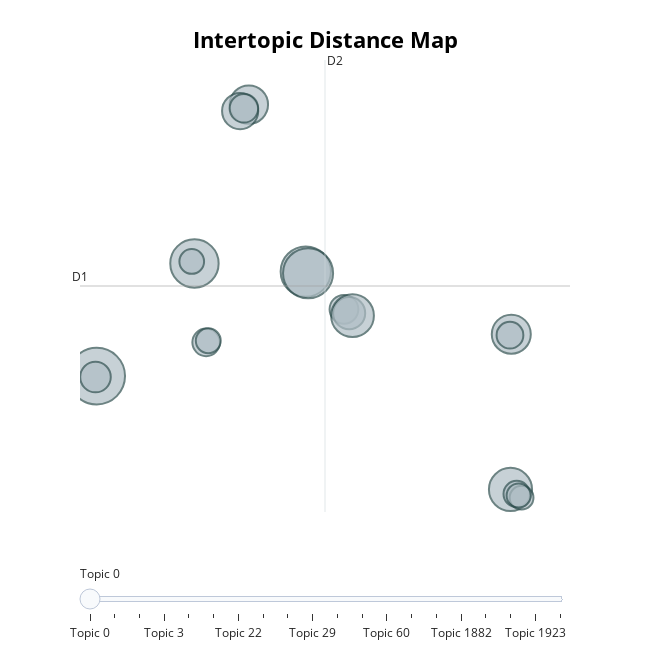

Notebook cell for this chart:
### Code cell
topic_model.model.visualize_topics(top_n_topics=20)

### Figure 1 — Plotly figure (JSON) as saved in the notebook; plotly's stock layout.template omitted (floating-point values rounded to 4 significant figures)
{"data": [{"customdata": [[0, "sending quality | objects sending | quality objects | sending | objects", 138005], [1, "startofcycle startofcycle | startofcycle | startofcycle equipment | startofcycle configure | 279136 startofcycle", 109162], [2, "storing qualityobjects | qualityobjects storing | qualityobjects | storing | qualityobjects task", 100888], [3, "endofcycle endofcycle | endofcycle | 1664473857380 | timestamp 1664473857380 | 1664473857380 updating", 108116], [4, "check rawbunchminamplitude | rawbunchminamplitude quality | rawbunchminamplitude | quality good | good level", 80254], [5, "updating the | triggertype timestamp | triggertype | to trigger | task due", 63570], [22, "publishing 27 | 27 monitorobjects | 27 | monitorobjects publishing | publishing", 32691], [23, "check rawdecodingerrorcheckemcal | rawdecodingerrorcheckemcal quality | rawdecodingerrorcheckemcal | bad level | quality bad", 29836], [25, "sending quality | objects sending | quality objects | sending | objects", 40348], [29, "storing qualityobjects | qualityobjects storing | qualityobjects | storing | 2aqpoqtujdk", 26253], [33, "cellcheckoccupancy quality | check cellcheckoccupancy | cellcheckoccupancy | quality good | good level", 24429], [55, "rawoccupancycheck quality | check rawoccupancycheck | rawoccupancycheck | quality good | good level", 25105], [60, "publishing monitorobjects | monitorobjects publishing | publishing | monitorobjects | monitorobjects gap", 26765], [177, "dma for | roc starting | starting dma | dma | stopping dma", 65653], [1693, "pages roc | roc input | input queue | queue | queue size", 30920], [1882, "non contiguous | contiguous timeframe | contiguous | non | timeframe ids", 56379], [1885, "gain missing | gaintypeerror found | in gaintypeerror | missing found | gaintypeerror", 35697], [1910, "nohgperddl found | in nohgperddl | nohgperddl | fec | in fec", 44403], [1923, "row | col | in channel | channel col | sm", 78917], [2122, "ids detected | detected previous | in timeframe | previous | gap in", 35159]], "hovertemplate": "<b>Topic %{customdata[0]}</b><br>%{customdata[1]}<br>Size: %{customdata[2]}", "legendgroup": "", "marker": {"color": "#B0BEC5", "line": {"color": "DarkSlateGrey", "width": 2}, "size": [138005, 109162, 100888, 108116, 80254, 63570, 32691, 29836, 40348, 26253, 24429, 25105, 26765, 65653, 30920, 56379, 35697, 44403, 78917, 35159], "sizemode": "area", "sizeref": 86.25, "symbol": "circle"}, "mode": "markers", "name": "", "orientation": "v", "showlegend": false, "type": "scatter", "x": [-5.996, 6.295, -0.2517, 6.427, 18.33, 2.947, 0.435, 18.69, -6.07, -0.4109, 18.98, 18.81, 0.561, 18.37, 18.3, 2.435, 8.538, 8.842, 9.04, 2.656], "xaxis": "x", "y": [2.051, 10.31, 10.95, 10.18, -6.902, 23.5, 4.716, -7.264, 1.978, 11.11, -7.552, -7.38, 4.842, 5.362, 5.285, 22.99, 7.328, 7.023, 6.825, 23.21], "yaxis": "y"}], "layout": {"annotations": [{"showarrow": false, "text": "D1", "x": -6.98, "y": 9.169, "yshift": 10}, {"showarrow": false, "text": "D2", "x": 7.423, "xshift": 10, "y": 27.02}], "height": 650, "hoverlabel": {"bgcolor": "white", "font": {"family": "Rockwell", "size": 16}}, "legend": {"itemsizing": "constant", "tracegroupgap": 0}, "margin": {"t": 60}, "shapes": [{"line": {"color": "#CFD8DC", "width": 2}, "type": "line", "x0": 7.423, "x1": 7.423, "y0": -8.685, "y1": 27.02}, {"line": {"color": "#9E9E9E", "width": 2}, "type": "line", "x0": -6.98, "x1": 21.83, "y0": 9.169, "y1": 9.169}], "sliders": [{"active": 0, "pad": {"t": 50}, "steps": [{"args": [{"marker.color": [["red", "#B0BEC5", "#B0BEC5", "#B0BEC5", "#B0BEC5", "#B0BEC5", "#B0BEC5", "#B0BEC5", "#B0BEC5", "#B0BEC5", "#B0BEC5", "#B0BEC5", "#B0BEC5", "#B0BEC5", "#B0BEC5", "#B0BEC5", "#B0BEC5", "#B0BEC5", "#B0BEC5", "#B0BEC5"]]}], "label": "Topic 0", "method": "update"}, {"args": [{"marker.color": [["#B0BEC5", "red", "#B0BEC5", "#B0BEC5", "#B0BEC5", "#B0BEC5", "#B0BEC5", "#B0BEC5", "#B0BEC5", "#B0BEC5", "#B0BEC5", "#B0BEC5", "#B0BEC5", "#B0BEC5", "#B0BEC5", "#B0BEC5", "#B0BEC5", "#B0BEC5", "#B0BEC5", "#B0BEC5"]]}], "label": "Topic 1", "method": "update"}, {"args": [{"marker.color": [["#B0BEC5", "#B0BEC5", "red", "#B0BEC5", "#B0BEC5", "#B0BEC5", "#B0BEC5", "#B0BEC5", "#B0BEC5", "#B0BEC5", "#B0BEC5", "#B0BEC5", "#B0BEC5", "#B0BEC5", "#B0BEC5", "#B0BEC5", "#B0BEC5", "#B0BEC5", "#B0BEC5", "#B0BEC5"]]}], "label": "Topic 2", "method": "update"}, {"args": [{"marker.color": [["#B0BEC5", "#B0BEC5", "#B0BEC5", "red", "#B0BEC5", "#B0BEC5", "#B0BEC5", "#B0BEC5", "#B0BEC5", "#B0BEC5", "#B0BEC5", "#B0BEC5", "#B0BEC5", "#B0BEC5", "#B0BEC5", "#B0BEC5", "#B0BEC5", "#B0BEC5", "#B0BEC5", "#B0BEC5"]]}], "label": "Topic 3", "method": "update"}, {"args": [{"marker.color": [["#B0BEC5", "#B0BEC5", "#B0BEC5", "#B0BEC5", "red", "#B0BEC5", "#B0BEC5", "#B0BEC5", "#B0BEC5", "#B0BEC5", "#B0BEC5", "#B0BEC5", "#B0BEC5", "#B0BEC5", "#B0BEC5", "#B0BEC5", "#B0BEC5", "#B0BEC5", "#B0BEC5", "#B0BEC5"]]}], "label": "Topic 4", "method": "update"}, {"args": [{"marker.color": [["#B0BEC5", "#B0BEC5", "#B0BEC5", "#B0BEC5", "#B0BEC5", "red", "#B0BEC5", "#B0BEC5", "#B0BEC5", "#B0BEC5", "#B0BEC5", "#B0BEC5", "#B0BEC5", "#B0BEC5", "#B0BEC5", "#B0BEC5", "#B0BEC5", "#B0BEC5", "#B0BEC5", "#B0BEC5"]]}], "label": "Topic 5", "method": "update"}, {"args": [{"marker.color": [["#B0BEC5", "#B0BEC5", "#B0BEC5", "#B0BEC5", "#B0BEC5", "#B0BEC5", "red", "#B0BEC5", "#B0BEC5", "#B0BEC5", "#B0BEC5", "#B0BEC5", "#B0BEC5", "#B0BEC5", "#B0BEC5", "#B0BEC5", "#B0BEC5", "#B0BEC5", "#B0BEC5", "#B0BEC5"]]}], "label": "Topic 22", "method": "update"}, {"args": [{"marker.color": [["#B0BEC5", "#B0BEC5", "#B0BEC5", "#B0BEC5", "#B0BEC5", "#B0BEC5", "#B0BEC5", "red", "#B0BEC5", "#B0BEC5", "#B0BEC5", "#B0BEC5", "#B0BEC5", "#B0BEC5", "#B0BEC5", "#B0BEC5", "#B0BEC5", "#B0BEC5", "#B0BEC5", "#B0BEC5"]]}], "label": "Topic 23", "method": "update"}, {"args": [{"marker.color": [["#B0BEC5", "#B0BEC5", "#B0BEC5", "#B0BEC5", "#B0BEC5", "#B0BEC5", "#B0BEC5", "#B0BEC5", "red", "#B0BEC5", "#B0BEC5", "#B0BEC5", "#B0BEC5", "#B0BEC5", "#B0BEC5", "#B0BEC5", "#B0BEC5", "#B0BEC5", "#B0BEC5", "#B0BEC5"]]}], "label": "Topic 25", "method": "update"}, {"args": [{"marker.color": [["#B0BEC5", "#B0BEC5", "#B0BEC5", "#B0BEC5", "#B0BEC5", "#B0BEC5", "#B0BEC5", "#B0BEC5", "#B0BEC5", "red", "#B0BEC5", "#B0BEC5", "#B0BEC5", "#B0BEC5", "#B0BEC5", "#B0BEC5", "#B0BEC5", "#B0BEC5", "#B0BEC5", "#B0BEC5"]]}], "label": "Topic 29", "method": "update"}, {"args": [{"marker.color": [["#B0BEC5", "#B0BEC5", "#B0BEC5", "#B0BEC5", "#B0BEC5", "#B0BEC5", "#B0BEC5", "#B0BEC5", "#B0BEC5", "#B0BEC5", "red", "#B0BEC5", "#B0BEC5", "#B0BEC5", "#B0BEC5", "#B0BEC5", "#B0BEC5", "#B0BEC5", "#B0BEC5", "#B0BEC5"]]}], "label": "Topic 33", "method": "update"}, {"args": [{"marker.color": [["#B0BEC5", "#B0BEC5", "#B0BEC5", "#B0BEC5", "#B0BEC5", "#B0BEC5", "#B0BEC5", "#B0BEC5", "#B0BEC5", "#B0BEC5", "#B0BEC5", "red", "#B0BEC5", "#B0BEC5", "#B0BEC5", "#B0BEC5", "#B0BEC5", "#B0BEC5", "#B0BEC5", "#B0BEC5"]]}], "label": "Topic 55", "method": "update"}, {"args": [{"marker.color": [["#B0BEC5", "#B0BEC5", "#B0BEC5", "#B0BEC5", "#B0BEC5", "#B0BEC5", "#B0BEC5", "#B0BEC5", "#B0BEC5", "#B0BEC5", "#B0BEC5", "#B0BEC5", "red", "#B0BEC5", "#B0BEC5", "#B0BEC5", "#B0BEC5", "#B0BEC5", "#B0BEC5", "#B0BEC5"]]}], "label": "Topic 60", "method": "update"}, {"args": [{"marker.color": [["#B0BEC5", "#B0BEC5", "#B0BEC5", "#B0BEC5", "#B0BEC5", "#B0BEC5", "#B0BEC5", "#B0BEC5", "#B0BEC5", "#B0BEC5", "#B0BEC5", "#B0BEC5", "#B0BEC5", "red", "#B0BEC5", "#B0BEC5", "#B0BEC5", "#B0BEC5", "#B0BEC5", "#B0BEC5"]]}], "label": "Topic 177", "method": "update"}, {"args": [{"marker.color": [["#B0BEC5", "#B0BEC5", "#B0BEC5", "#B0BEC5", "#B0BEC5", "#B0BEC5", "#B0BEC5", "#B0BEC5", "#B0BEC5", "#B0BEC5", "#B0BEC5", "#B0BEC5", "#B0BEC5", "#B0BEC5", "red", "#B0BEC5", "#B0BEC5", "#B0BEC5", "#B0BEC5", "#B0BEC5"]]}], "label": "Topic 1693", "method": "update"}, {"args": [{"marker.color": [["#B0BEC5", "#B0BEC5", "#B0BEC5", "#B0BEC5", "#B0BEC5", "#B0BEC5", "#B0BEC5", "#B0BEC5", "#B0BEC5", "#B0BEC5", "#B0BEC5", "#B0BEC5", "#B0BEC5", "#B0BEC5", "#B0BEC5", "red", "#B0BEC5", "#B0BEC5", "#B0BEC5", "#B0BEC5"]]}], "label": "Topic 1882", "method": "update"}, {"args": [{"marker.color": [["#B0BEC5", "#B0BEC5", "#B0BEC5", "#B0BEC5", "#B0BEC5", "#B0BEC5", "#B0BEC5", "#B0BEC5", "#B0BEC5", "#B0BEC5", "#B0BEC5", "#B0BEC5", "#B0BEC5", "#B0BEC5", "#B0BEC5", "#B0BEC5", "red", "#B0BEC5", "#B0BEC5", "#B0BEC5"]]}], "label": "Topic 1885", "method": "update"}, {"args": [{"marker.color": [["#B0BEC5", "#B0BEC5", "#B0BEC5", "#B0BEC5", "#B0BEC5", "#B0BEC5", "#B0BEC5", "#B0BEC5", "#B0BEC5", "#B0BEC5", "#B0BEC5", "#B0BEC5", "#B0BEC5", "#B0BEC5", "#B0BEC5", "#B0BEC5", "#B0BEC5", "red", "#B0BEC5", "#B0BEC5"]]}], "label": "Topic 1910", "method": "update"}, {"args": [{"marker.color": [["#B0BEC5", "#B0BEC5", "#B0BEC5", "#B0BEC5", "#B0BEC5", "#B0BEC5", "#B0BEC5", "#B0BEC5", "#B0BEC5", "#B0BEC5", "#B0BEC5", "#B0BEC5", "#B0BEC5", "#B0BEC5", "#B0BEC5", "#B0BEC5", "#B0BEC5", "#B0BEC5", "red", "#B0BEC5"]]}], "label": "Topic 1923", "method": "update"}, {"args": [{"marker.color": [["#B0BEC5", "#B0BEC5", "#B0BEC5", "#B0BEC5", "#B0BEC5", "#B0BEC5", "#B0BEC5", "#B0BEC5", "#B0BEC5", "#B0BEC5", "#B0BEC5", "#B0BEC5", "#B0BEC5", "#B0BEC5", "#B0BEC5", "#B0BEC5", "#B0BEC5", "#B0BEC5", "#B0BEC5", "red"]]}], "label": "Topic 2122", "method": "update"}]}], "title": {"font": {"color": "Black", "size": 22}, "text": "<b>Intertopic Distance Map</b>", "x": 0.5, "xanchor": "center", "y": 0.95, "yanchor": "top"}, "width": 650, "xaxis": {"anchor": "y", "domain": [0, 1], "range": [-6.98, 21.83], "title": {"text": ""}, "visible": false}, "yaxis": {"anchor": "x", "domain": [0, 1], "range": [-8.685, 27.02], "title": {"text": ""}, "visible": false}}}
